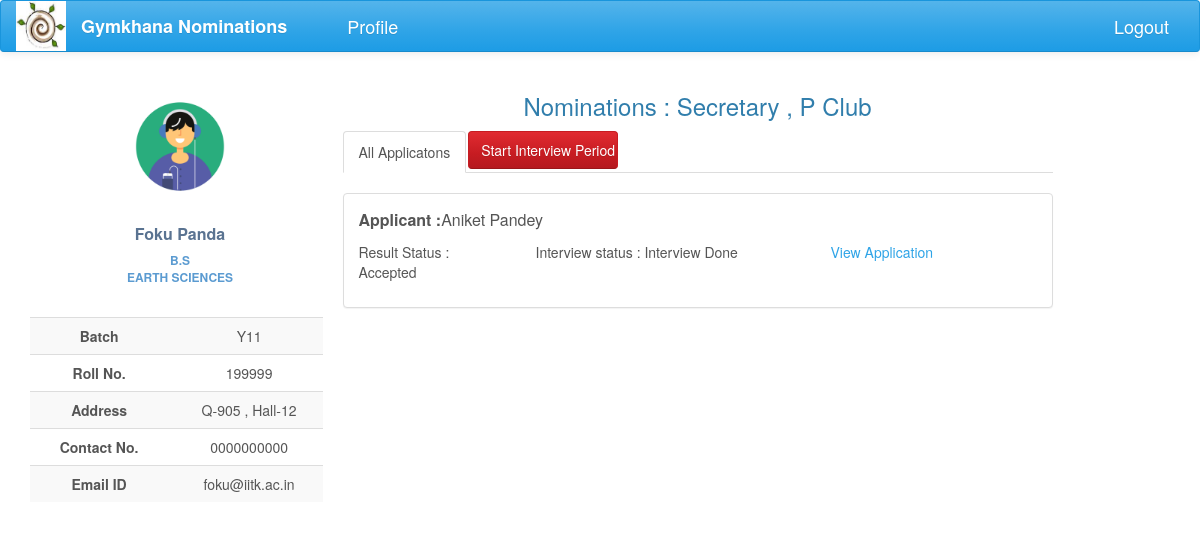
The page /nominations/applicants/4/ (signed in) on the database as committed earlier.
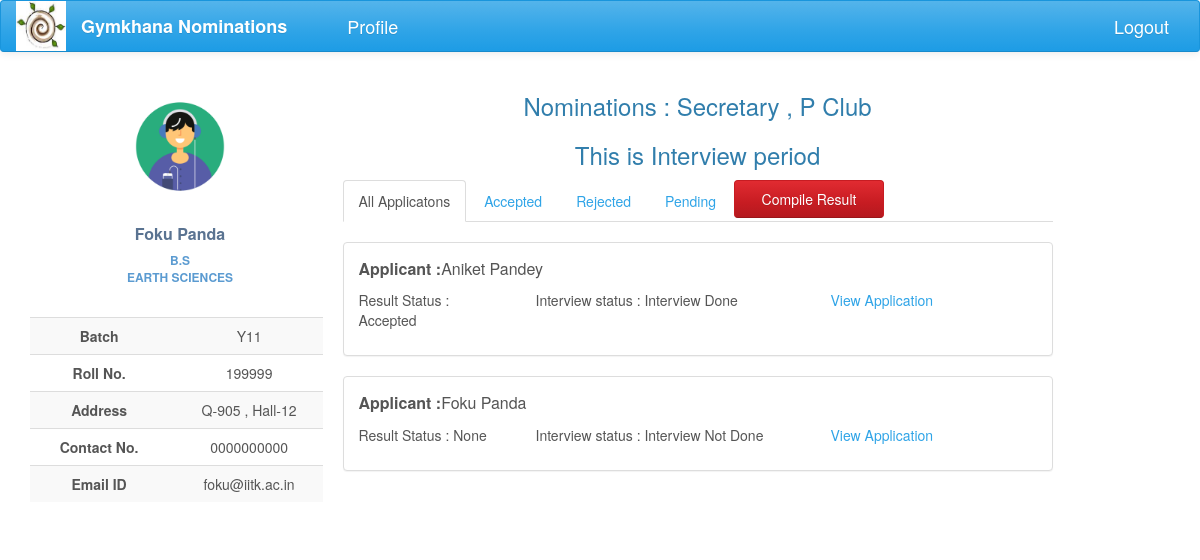
The same page on the database as committed later.
### nomi/models.py (models this page shows, shortened)
class UserProfile(models.Model):
    user = models.OneToOneField(User, on_delete=models.CASCADE)
    name = models.CharField(max_length=40, blank=True)
    roll_no = models.IntegerField(null=True)
    year = models.CharField(max_length=4, choices=YEAR, default='Y16')
    programme = models.CharField(max_length=7, choices=PROGRAMME, default='B.Tech')
    department = models.CharField(max_length=200, choices=DEPT, default='AE')
    hall = models.CharField(max_length=10, choices=HALL, default=1)
    room_no = models.CharField(max_length=10, null=True, blank=True)
    contact = models.CharField(max_length=10, null=True, blank=True)

class Nomination(models.Model):
    name = models.CharField(max_length=200)
    description = models.TextField(max_length=20000, null=True, blank=True)
    brief_desc = models.TextField(max_length=300, null=True, blank=True)
    nomi_post = models.ForeignKey(Post, null=True)
    nomi_form = models.OneToOneField('forms.Questionnaire', null=True, blank=True)
    status = models.CharField(max_length=50, choices=STATUS, default='Nomination created')
    nomi_approvals = models.ManyToManyField(Post, related_name='nomi_approvals', symmetrical=False, blank=True)
    club_search = models.ManyToManyField(Post, related_name='all_clubs', symmetrical=False, blank=True)
    opening_date = models.DateField(null=True, blank=True)
    closing_date = models.DateField(null=True, blank=True, editable=True)
    year_choice = models.CharField(max_length=100, choices=YEAR_1, null=True)
    hall_choice = models.CharField(max_length=100, choices=HALL_1, null=True)
    dept_choice = models.CharField(max_length=100, choices=DEPT_1, null=True)

class NominationInstance(models.Model):
    nomination = models.ForeignKey('Nomination', on_delete=models.CASCADE, null=True)
    user = models.ForeignKey(User, on_delete=models.SET_NULL, null=True, blank=True)
    status = models.CharField(max_length=20, choices=NOMI_STATUS,  null=True, blank=True, default=None)
    interview_status = models.CharField(max_length=20, choices=INTERVIEW_STATUS,  null=True, blank=True,
                                        default='Interview Not Done')
    filled_form = models.OneToOneField('forms.FilledForm', null=True, blank=True)

### nomi/views.py (the view, shortened to what this page needs)
# urls.py: url(r'^applicants/(?P<pk>\d+)/$', views.applications, name='applicants'),
@login_required
def applications(request, pk):
    nomination = Nomination.objects.get(pk=pk)
    applicants = NominationInstance.objects.filter(nomination=nomination)
    accepted = NominationInstance.objects.filter(nomination=nomination).filter(status='Accepted')
    rejected = NominationInstance.objects.filter(nomination=nomination).filter(status='Rejected')
    pending = NominationInstance.objects.filter(nomination=nomination).filter(status=None)
    out=0
    form_confirm = ConfirmApplication(request.POST or None)
    result_confirm = ConfirmApplication(request.GET or None)
    status = [0, 0, 0, 0, 0]
    if nomination.status == 'Nomination created':
        status[0] = 1
    elif nomination.status == 'Nomination out':
        status[1] = 1
    elif nomination.status == 'Interview period':
        status[2] = 1
    elif nomination.status == 'Result compiled':
        status[3] = 1
    else:
        status[4] = 1
    return render(request, 'applicants.html', context={'nomination': nomination, 'applicants': applicants,
                                                       'form_confirm': form_confirm, 'result_confirm': result_confirm,
                                                       'accepted': accepted, 'rejected': rejected, 'status': status,
                                                       'pending': pending})

### nomi/global_contexts.py (called while the page is built)
def context(request):
    if request.user.is_authenticated:
        try:
            my_profile = UserProfile.objects.get(user=request.user)
            my_posts = Post.objects.filter(post_holders=request.user)
            return {'my_posts': my_posts, 'my_profile': my_profile}
        except ObjectDoesNotExist:
            return {'my_posts': 0, 'my_profile': 0}
    else:
        return {'my_posts': 0, 'my_profile': 0}

### nomi/templates/applicants.html (shortened to what this page needs)
{% extends 'base2.html' %}
{% load bootstrap %}
{% load staticfiles %}
{% block content  %}
<div class="profile-content">
    {% if status.1 %}
    <h3 class="text-center">{{nomination.name}} </h3>
     <ul class="nav nav-tabs">
         <li class="active"><a href="#all" data-toggle="tab" aria-expanded="true">All Applicatons</a></li>
         <div class="dropdown show">
             <button class="btn btn-secondary btn-danger dropdown-toggle" type="button"
                     id="dropdownMenuButton" data-toggle="dropdown" aria-haspopup="true" aria-expanded="false">
                 Start Interview Period
             </button>
         </div>
     </ul>
    <div id="myTabContent" class="tab-content">
        <div class="tab-pane fade active in profile-nominations" id="all">
            <br>
            {% for nomi in applicants  %}
            <div class="panel panel-info">
                <div class="panel-body">
                    <p class="profile-post-name"><span>Applicant :</span>{{nomi.user.userprofile.name}}</p>
                    <div class="row">
                        <div class="col-lg-3">
                            <p>Result Status : {{ nomi.status }}</p>
                        </div>
                        <div class="col-lg-5">
                            <p>Interview status : {{nomi.interview_status}}</p>
                        </div>
                        <div class="col-lg-4">
                            <p><a href="{% url 'nomi_answer' nomi.pk %}">View Application</a></p>
                        </div>
                    </div>
                </div>
            </div>
            {% endfor %}
        </div>
    </div>
    {% endif %}
    {% if status.2 %}
    <h3 class="text-center">{{nomination.name}} </h3>
    <h3 class="text-center">This is Interview period</h3>
    <ul class="nav nav-tabs">
         <li class="active"><a href="#all" data-toggle="tab" aria-expanded="true">All Applicatons</a></li>
         <li><a  href="#accepted" data-toggle="tab" aria-expanded="false">Accepted</a></li>
        <li><a href="#rejected" data-toggle="tab" aria-expanded="false">Rejected</a></li>
        <li><a href="#pending" data-toggle="tab" aria-expanded="false">Pending</a></li>
        <button class="btn btn-secondary btn-danger dropdown-toggle" type="button"
                id="dropdownMenuButton" data-toggle="dropdown" aria-haspopup="true" aria-expanded="false">
            Compile Result
        </button>
     </ul>
    <div id="myTabContent" class="tab-content">
        <div class="tab-pane fade active in profile-nominations" id="all">
            <br>
            {% for nomi in applicants  %}
            <div class="panel panel-info">
                <div class="panel-body">
                    <p class="profile-post-name"><span>Applicant :</span>{{nomi.user.userprofile.name}}</p>
                    <div class="row">
                        <div class="col-lg-3">
                            <p>Result Status : {{ nomi.status }}</p>
                        </div>
                        <div class="col-lg-5">
                            <p>Interview status : {{nomi.interview_status}}</p>
                        </div>
                        <div class="col-lg-4">
                            <p><a href="{% url 'nomi_answer' nomi.pk %}">View Application</a></p>
                        </div>
                    </div>
                </div>
            </div>
            {% endfor %}
        </div>
    </div>
    {% endif %}
</div>
{% endblock %}

### nomi/templates/base2.html (shortened to what this page needs)
<!DOCTYPE html>
<html lang="en">
{% load staticfiles %}
{% load bootstrap %}
<head>
    <link href="https://maxcdn.bootstrapcdn.com/bootswatch/3.3.7/cerulean/bootstrap.min.css" rel="stylesheet"
>
    <link href="https://maxcdn.bootstrapcdn.com/font-awesome/4.7.0/css/font-awesome.min.css" rel="stylesheet"
>
    <link rel="stylesheet" href="{% static 'nomi/css/main.css' %}" type="text/css">
</head>
<body>
{% block navigation %}
<nav class="navbar navbar-default" id="navbar">
    <div class="container-fluid">
        <div class="navbar-header">
            <a href="#">
                <div>
                    <img src="{% static 'nomi/img/gym.jpg' %}" width="50" height="50">
                </div>
            </a>
        </div>
        <div class="collapse navbar-collapse" id="bs-example-navbar-collapse-1">
            <ul class="nav navbar-nav">
                <li><a href="{% url 'index' %}" id="brand">Gymkhana Nominations</a></li>
                <li><a href="{% url 'profile' %}" id="navbar-links">Profile</a></li>
            </ul>
            <ul class="nav navbar-nav navbar-right">
                <li id="navbar-links"><a href="{% url 'logout' %}?next={% url 'login' %}">Logout</a></li>
            </ul>
        </div>
    </div>
</nav>
{% endblock %}
<div class="container-fluid">
    <div  class="row profile">
        <div class="col-lg-3 col-md-3">
            {% block profile %}
            <div id="profile" class="profile-sidebar" style="position:fixed">
                <div class="profile-userpic">
                    <img src="{% static 'nomi/img/logo.gif' %}" class="img-responsive" alt="">
                </div>
                <div class="profile-usertitle">
                    <div class="profile-usertitle-name">
                        {{my_profile.name}}
                    </div>
                    <div class="profile-usertitle-job">
                        {{my_profile.programme}} <br> {{my_profile.department}}
                    </div>
                </div>
                <div class="profile-usermenu">
                    <table class="table table-striped table-hover ">
                        <tbody>
                        <tr>
                            <td id="topic">Batch</td>
                            <td>{{my_profile.year}} </td>
                        </tr>
                        <tr>
                            <td id="topic">Roll No.</td>
                            <td>{{my_profile.roll_no}} </td>
                        </tr>
                        <tr>
                            <td id="topic">Address</td>
                            <td>{{my_profile.room_no}} , Hall-{{my_profile.hall}}</td>
                        </tr>
                        <tr>
                            <td id="topic">Contact No.</td>
                            <td>{{ my_profile.contact }}</td>
                        </tr>
                        <tr>
                            <td id="topic">Email ID</td>
                            <td>{{my_profile.user}}@iitk.ac.in</td>
                        </tr>
                        </tbody>
                    </table>
                </div>
            </div>
            {% endblock %}
        </div>
        <div class="col-lg-8 col-md-8">
            {% block content %}{% endblock %}
        </div>
    </div>
</div>
</body>
</html>

### nomi/static/nomi/css/main.css (style rules this page uses)
#brand { text-decoration: none; font-size: large; font-weight: bold; margin-right: 30px; }
#navbar-links { font-size: large; }
#navbar { position: fixed; width: 100%; z-index: 100; }
body { background: #ffffff; }
.profile { margin: 20px 0; }
.profile-sidebar { padding: 20px 0 10px 0; width: 300px; margin-top: 50px; }
.profile-userpic img { float: none; margin: 0 auto; width: 50%; height: 50%; -webkit-border-radius: 50% !important; -moz-border-radius: 50% !important; border-radius: 50% !important; }
.profile-usertitle { text-align: center; margin-top: 20px; }
.profile-usertitle-name { color: #5a7391; font-size: 16px; font-weight: 600; margin-bottom: 7px; }
.profile-usertitle-job { text-transform: uppercase; color: #5b9bd1; font-size: 12px; font-weight: 600; margin-bottom: 15px; }
.profile-usermenu { margin-top: 30px; }
.profile-usermenu table tbody tr td { text-align: center; }
#topic { font-weight: bolder; }
.profile-content { z-index: 0; margin-top: 32px; padding: 20px; background: #ffffff; min-height: 460px; }
.btn { width: 150px; }
.panel-body p span { margin-bottom: 20px; }
.profile-nominations div div p span { font-weight: bold; }
.profile-post-name { font-size: medium; }

Rows that differ between the two databases and show on the page:
shown differently, row unchanged: NominationInstance "Accepted": moves from the list under "Nominations : Secretary , P Club" to the list under "This is Interview period"
added NominationInstance: user.userprofile.name "Foku Panda", status "None", interview_status "Interview Not Done", shown under "This is Interview period"
Other text that changed with them:
text no longer shown: "Start Interview Period"
text now shown: "This is Interview period Accepted Rejected Pending Compile Result"
